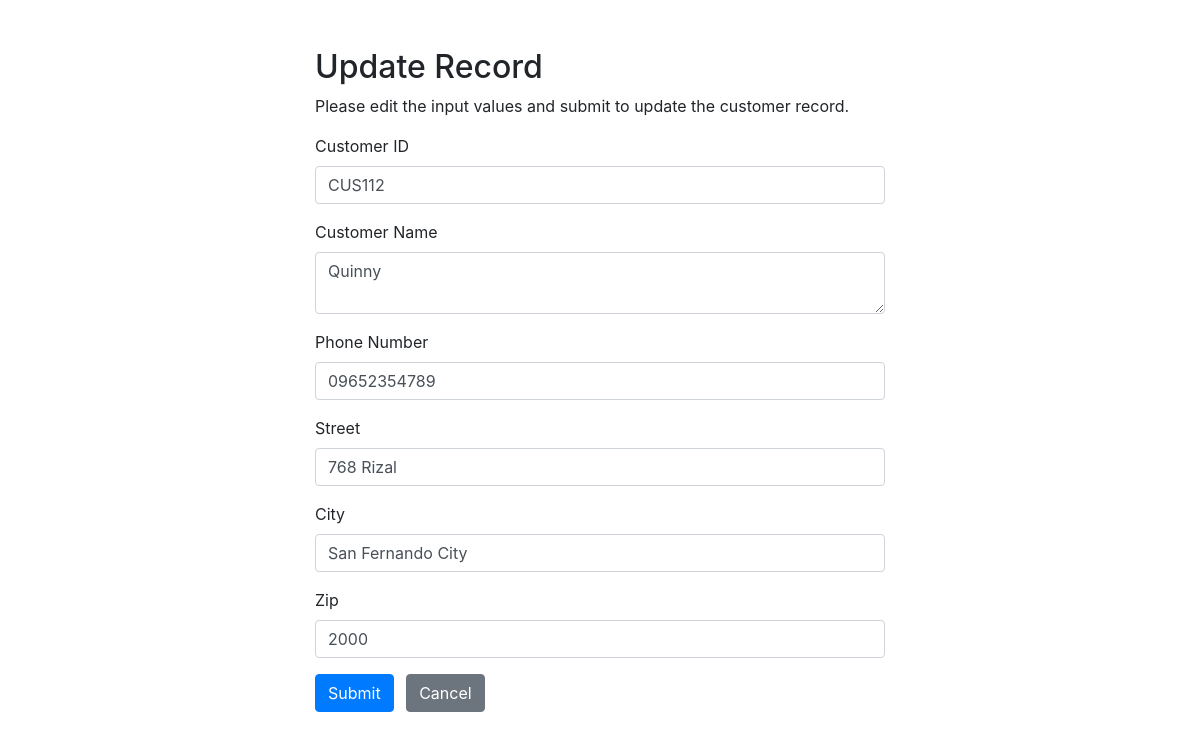
Screenshot of /CRUD_Customer/update.php?id=CUS112 with the database file from the repository.
### tables this page shows
CREATE TABLE `tblcustomer` (
  `CUSTOMER_ID` varchar(9) NOT NULL,
  `CUSTOMER_NAME` char(50) NOT NULL,
  `PHONE_NUM` char(11) NOT NULL,
  `STREET` char(50) NOT NULL,
  `CITY` char(50) NOT NULL,
  `ZIP` char(4) NOT NULL
);

### CRUD_Customer/update.php (the view, shortened to what this page needs)
<?php
require_once "config.php";
$custid = $custname = $custphone  = $custstreet = $custcity = $custzip = "";
$custid_err = $custname_err = $custphone_err  = $custstreet_err = $custcity_err = $custzip_err = "";
if(isset($_POST["id"]) && !empty($_POST["id"])){
    $id = $_POST["id"];
    $input_custid = trim($_POST["custid"]);
    if(empty($input_custid)){
        $custid_err = "Please enter customer id.";
    } else{
        $custid = $input_custid;
    }
    $input_custname = trim($_POST["custname"]);
     if(empty($input_custname)){
        $custname_err = "Please enter customer name.";
    } else{
        $custname = $input_custname;
    }
    $input_custphone = trim($_POST["custphone"]);
    if(empty($input_custphone)){
        $custphone_err = "Please enter product name.";
    } else{
        $custphone = $input_custphone;
    }
    $input_custstreet = trim($_POST["custstreet"]);
    if(empty($input_custstreet)){
        $prodcost_custstreet = "Please enter Customer Street.";
    } else{
        $custstreet = $input_custstreet;
    }
    $input_custcity = trim($_POST["custcity"]);
    if(empty($input_custcity)){
        $prodcost_custcity = "Please enter Customer City.";
    } else{
        $custcity = $input_custcity;
    }
    $input_custzip = trim($_POST["custzip"]);
    if(empty($input_custzip)){
        $prodcost_custzip = "Please enter Customer Zip.";
    } else{
        $custzip = $input_custzip;
    }
    if(empty($custid_err) && empty($custname_err) && empty($custphone_err) && empty($custstreet_err) && empty($custcity_err) && empty($custzip_err)) {
        $sql = "UPDATE tblcustomer SET CUSTOMER_ID=?, CUSTOMER_NAME=?, PHONE_NUM=?, STREET=?, CITY=?, ZIP=? WHERE CUSTOMER_ID=$custid";
        if($stmt = mysqli_prepare($link, $sql)){
            mysqli_stmt_bind_param($stmt, "ssssss", $param_custid, $param_custname , $param_custphone, $param_custstreet, $param_custcity, $param_custzip);
            $param_custid = $custid;
            $param_custname = $custname;
            $param_custphone = $custphone;
            $param_custstreet = $custstreet;
            $param_custcity = $custcity;
            $param_custzip = $custzip;
            if(mysqli_stmt_execute($stmt)){
                header("location: index.php");
                exit();
            } else{
                echo "Oops! Something went wrong. Please try again later.";
            }
        }
        mysqli_stmt_close($stmt);
    }
    mysqli_close($link);
} else{
    if(isset($_GET["id"]) && !empty(trim($_GET["id"]))){
        $sql = "SELECT * FROM tblcustomer WHERE CUSTOMER_ID = ?";
        if($stmt = mysqli_prepare($link, $sql)){
            mysqli_stmt_bind_param($stmt, "s", $param_id);
            if(mysqli_stmt_execute($stmt)){
                $result = mysqli_stmt_get_result($stmt);
                if(mysqli_num_rows($result) == 1){
                    $row = mysqli_fetch_array($result, MYSQLI_ASSOC);
                    $custid = $row['CUSTOMER_ID'];
                    $custname = $row['CUSTOMER_NAME'];
                    $custphone = $row['PHONE_NUM'];
                    $custstreet = $row['STREET'];
                    $custcity = $row['CITY'];
                    $custzip = $row['ZIP'];
                } else{
                    header("location: error.php");
                    exit();
                }
            } else{
                echo "Oops! Something went wrong. Please try again later.";
            }
        }
    }  else{
        header("location: error.php");
        exit();
    }
}
?>
<!DOCTYPE html>
<html lang="en">
<head>
    <link rel="stylesheet" href="https://stackpath.bootstrapcdn.com/bootstrap/4.5.2/css/bootstrap.min.css">
</head>
<body>
    <div class="wrapper">
        <div class="container-fluid">
            <div class="row">
                <div class="col-md-12">
                    <h2 class="mt-5">Update Record</h2>
                    <p>Please edit the input values and submit to update the customer record.</p>
                    <form action="<?php echo htmlspecialchars(basename($_SERVER['REQUEST_URI'])); ?>" method="post">
                        <div class="form-group">
                            <label>Customer ID</label>
                            <label type="text" name="custid" class="form-control <?php echo (!empty($custid_err)) ? 'is-invalid' : ''; ?>"> <?php echo $custid; ?></label>
                        </div>
                        <div class="form-group">
                            <label>Customer Name</label>
                            <textarea name="custname" class="form-control <?php echo (!empty($custname_err)) ? 'is-invalid' : ''; ?>"><?php echo $custname; ?></textarea>
                        </div>
                        <div class="form-group">
                            <label>Phone Number</label>
                            <input type="text" name="custphone" class="form-control <?php echo (!empty($custphone_err)) ? 'is-invalid' : ''; ?>" value="<?php echo $custphone; ?>">
                        </div>
                        <div class="form-group">
                            <label>Street</label>
                            <input type="text" name="custstreet" class="form-control <?php echo (!empty($custstreet_err)) ? 'is-invalid' : ''; ?>" value="<?php echo $custstreet; ?>">
                        </div>
                        <div class="form-group">
                            <label>City</label>
                            <input type="text" name="custcity" class="form-control <?php echo (!empty($custcity_err)) ? 'is-invalid' : ''; ?>" value="<?php echo $custcity; ?>">
                        </div>
                        <div class="form-group">
                            <label>Zip</label>
                            <input type="text" name="custzip" class="form-control <?php echo (!empty($custzip_err)) ? 'is-invalid' : ''; ?>" value="<?php echo $custzip; ?>">
                        </div>
                        <input type="submit" class="btn btn-primary" value="Submit">
                        <a href="index.php" class="btn btn-secondary ml-2">Cancel</a>
                    </form>
                </div>
            </div>
        </div>
    </div>
</body>
</html>

### CRUD_Customer/update.php (style rules this page uses)
.wrapper { width: 600px; margin: 0 auto; }

### rows the page displays
tblcustomer: CUSTOMER_ID "CUS112", custname "Quinny", custphone "09652354789", custstreet "768 Rizal", custcity "San Fernando City", custzip "2000"
